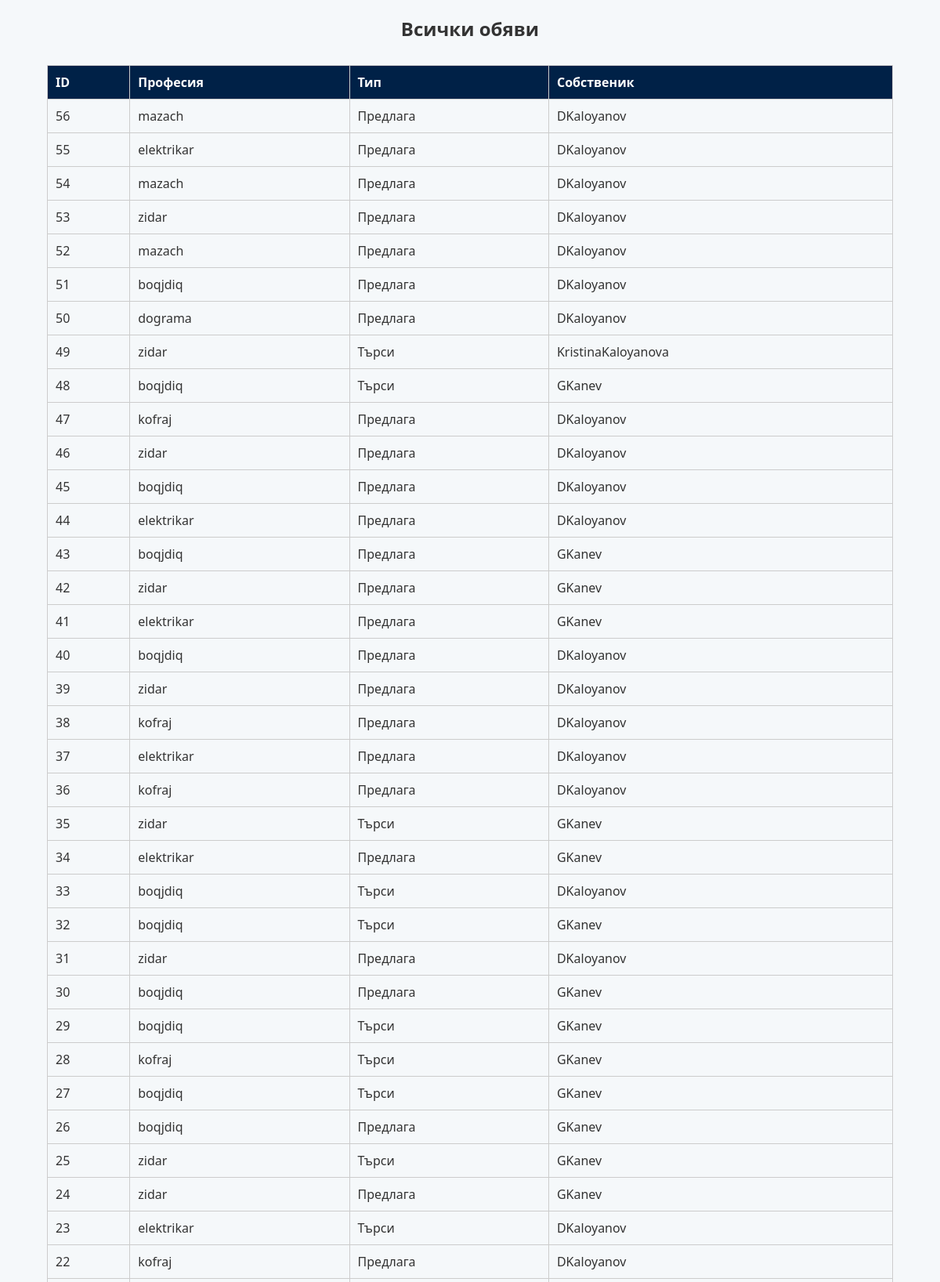
Page /php/admin/admin_jobs.php (signed in, upper part) on the committed database.
### tables this page shows
CREATE TABLE `jobs` (
  `id` int(11) NOT NULL,
  `user_id` int(11) NOT NULL,
  `job_type` enum('offer','seek') NOT NULL,
  `profession` varchar(50) NOT NULL,
  `location` varchar(100) DEFAULT NULL,
  `city` varchar(100) DEFAULT NULL,
  `price_per_square` decimal(10,2) DEFAULT NULL,
  `price_per_day` decimal(10,2) DEFAULT NULL,
  `work_status` enum('solo','team') DEFAULT NULL,
  `team_size` int(11) DEFAULT NULL,
  `age` int(11) DEFAULT NULL,
  `show_price_per_square` tinyint(1) DEFAULT 0,
  `show_price_per_day` tinyint(1) DEFAULT 0,
  `created_at` timestamp NOT NULL DEFAULT current_timestamp(),
  `team_members` text DEFAULT NULL,
  `images` text DEFAULT NULL,
  `description` text DEFAULT NULL,
  `is_company` tinyint(1) NOT NULL DEFAULT 0,
  `professions` text DEFAULT NULL
);

CREATE TABLE `users` (
  `id` int(11) NOT NULL,
  `username` varchar(50) NOT NULL,
  `ime` varchar(50) NOT NULL,
  `familiq` varchar(50) NOT NULL,
  `telefon` varchar(20) NOT NULL,
  `email` varchar(100) NOT NULL,
  `created_at` timestamp NOT NULL DEFAULT current_timestamp(),
  `password` varchar(255) NOT NULL,
  `city` varchar(100) DEFAULT NULL,
  `age` int(11) DEFAULT NULL,
  `city_visible` tinyint(1) DEFAULT 0,
  `age_visible` tinyint(1) DEFAULT 0,
  `show_phone` tinyint(1) DEFAULT 1,
  `show_email` tinyint(1) DEFAULT 1,
  `show_city` tinyint(1) DEFAULT 1,
  `show_age` tinyint(1) DEFAULT 1,
  `profile_image` varchar(255) DEFAULT NULL,
  `role` enum('user','admin') NOT NULL DEFAULT 'user'
);

### php/admin/admin_jobs.php (the view, shortened to what this page needs)
<?php
require 'db.php';
$jobs = $conn->query("SELECT j.id, j.profession, j.job_type, u.username
                      FROM jobs j
                      JOIN users u ON j.user_id = u.id
                      ORDER BY j.id DESC")->fetchAll(PDO::FETCH_ASSOC);
?>
<!DOCTYPE html>
<html lang="bg">
<head>
    <link rel="stylesheet" href="../css/style.css">
</head>
<body>
    <h2 style="text-align:center;">Всички обяви</h2>
    <table>
        <tr>
            <th>ID</th>
            <th>Професия</th>
            <th>Тип</th>
            <th>Собственик</th>
        </tr>
        <?php foreach ($jobs as $job): ?>
            <tr>
                <td><?= $job['id'] ?></td>
                <td><?= htmlspecialchars($job['profession']) ?></td>
                <td><?= $job['job_type'] === 'offer' ? 'Предлага' : 'Търси' ?></td>
                <td><?= htmlspecialchars($job['username']) ?></td>
            </tr>
        <?php endforeach; ?>
    </table>
</body>
</html>

### css/style.css (style rules this page uses)
body { font-family: 'Segoe UI', sans-serif; margin: 0; padding: 0; background-color: #f5f8fa; color: #333; }

### php/admin/admin_jobs.php (style rules this page uses)
table { width: 90%; margin: 30px auto; border-collapse: collapse; }
th, td { border: 1px solid #ccc; padding: 10px; text-align: left; }
th { background: #002147; color: white; }

### rows in the picture
jobs: id "56", profession "mazach", job_type "Предлага", user.username "DKaloyanov"
jobs: id "55", profession "elektrikar", job_type "Предлага", user.username "DKaloyanov"
jobs: id "54", profession "mazach", job_type "Предлага", user.username "DKaloyanov"
jobs: id "53", profession "zidar", job_type "Предлага", user.username "DKaloyanov"
jobs: id "52", profession "mazach", job_type "Предлага", user.username "DKaloyanov"
jobs: id "51", profession "boqjdiq", job_type "Предлага", user.username "DKaloyanov"
jobs: id "50", profession "dograma", job_type "Предлага", user.username "DKaloyanov"
jobs: id "49", profession "zidar", job_type "Търси", user.username "KristinaKaloyanova"
jobs: id "48", profession "boqjdiq", job_type "Търси", user.username "GKanev"
jobs: id "47", profession "kofraj", job_type "Предлага", user.username "DKaloyanov"
jobs: id "46", profession "zidar", job_type "Предлага", user.username "DKaloyanov"
jobs: id "45", profession "boqjdiq", job_type "Предлага", user.username "DKaloyanov"
jobs: id "44", profession "elektrikar", job_type "Предлага", user.username "DKaloyanov"
jobs: id "43", profession "boqjdiq", job_type "Предлага", user.username "GKanev"
jobs: id "42", profession "zidar", job_type "Предлага", user.username "GKanev"
jobs: id "41", profession "elektrikar", job_type "Предлага", user.username "GKanev"
jobs: id "40", profession "boqjdiq", job_type "Предлага", user.username "DKaloyanov"
jobs: id "39", profession "zidar", job_type "Предлага", user.username "DKaloyanov"
jobs: id "38", profession "kofraj", job_type "Предлага", user.username "DKaloyanov"
jobs: id "37", profession "elektrikar", job_type "Предлага", user.username "DKaloyanov"
jobs: id "36", profession "kofraj", job_type "Предлага", user.username "DKaloyanov"
jobs: id "35", profession "zidar", job_type "Търси", user.username "GKanev"
jobs: id "34", profession "elektrikar", job_type "Предлага", user.username "GKanev"
jobs: id "33", profession "boqjdiq", job_type "Търси", user.username "DKaloyanov"
jobs: id "32", profession "boqjdiq", job_type "Търси", user.username "GKanev"
jobs: id "31", profession "zidar", job_type "Предлага", user.username "DKaloyanov"
jobs: id "30", profession "boqjdiq", job_type "Предлага", user.username "GKanev"
jobs: id "29", profession "boqjdiq", job_type "Търси", user.username "GKanev"
jobs: id "28", profession "kofraj", job_type "Търси", user.username "GKanev"
jobs: id "27", profession "boqjdiq", job_type "Търси", user.username "GKanev"
jobs: id "26", profession "boqjdiq", job_type "Предлага", user.username "GKanev"
jobs: id "25", profession "zidar", job_type "Търси", user.username "GKanev"
jobs: id "24", profession "zidar", job_type "Предлага", user.username "GKanev"
jobs: id "23", profession "elektrikar", job_type "Търси", user.username "DKaloyanov"
jobs: id "22", profession "kofraj", job_type "Предлага", user.username "DKaloyanov"
